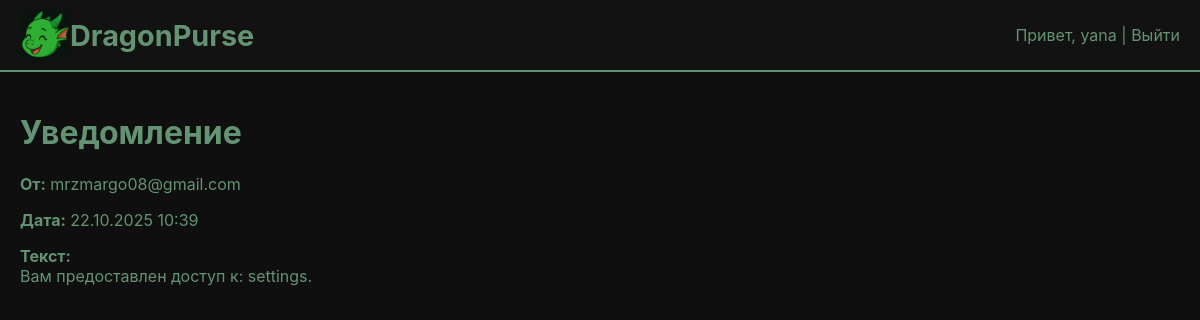
Screenshot of /notifications/2/ (signed in) with the database file from the repository.
### accounts/models.py (models this page shows, shortened)
class Notification(models.Model):
    user = models.ForeignKey(User, on_delete=models.CASCADE)
    message = models.TextField()
    created_at = models.DateTimeField(auto_now_add=True)
    is_read = models.BooleanField(default=False)

### accounts/views.py (the view)
# urls.py: path('notifications/<int:pk>/', notification_detail, name='notification_detail'),
@login_required
def notification_detail(request, pk):
    notification = get_object_or_404(Notification, pk=pk)
    return render(request, "accounts/notification_detail.html", {"notification": notification})

### accounts/templates/accounts/notification_detail.html (shortened to what this page needs)
{% extends "accounts/base.html" %}
{% block content %}
<h1>Уведомление</h1>
<p><strong>От:</strong> {{ notification.user.email }}</p>
<p><strong>Дата:</strong> {{ notification.created_at|date:"d.m.Y H:i" }}</p>
<p><strong>Текст:</strong><br>{{ notification.message }}</p>
{% endblock %}

### accounts/templates/accounts/base.html (shortened to what this page needs)
{% load static %}
<!DOCTYPE html>
<html lang="ru">
<head>
    <link rel="stylesheet" href="{% static 'accounts/css/main.css' %}">
</head>
<body>
    <header>
        <h1>
            <img src="{% static 'accounts/img/happy_dragon_head.png' %}" width="50" height="50" alt="Счастливый дракончик">
            <a href="{% url 'dashboard' %}">DragonPurse</a>
        </h1>
        <div>
            Привет, {{ user.username }} | <a href="{% url 'logout' %}">Выйти</a>
        </div>
    </header>
    <div class="container">
        {% block content %}{% endblock %}
    </div>
</body>
</html>

### accounts/static/accounts/css/main.css (style rules this page uses)
body { font-family: "Inter", sans-serif; background-color: #0f0f0f; color: #639372; margin: 0; padding: 0; }
a { color: #639372; text-decoration: none; }
h1, h2, h3 { color: #639372; }
.container { max-width: 1200px; margin: 0 auto; padding: 20px; }
header { background-color: #131212; border-bottom: 2px solid #639372; padding: 10px 20px; display: flex; align-items: center; justify-content: space-between; }
header h1 { margin: 0; font-size: 1.8em; display: flex; align-items: center; }

### rows the page displays
Notification: user.email "mrzmargo08@gmail.com", created_at "22.10.2025 10:39", message "Вам предоставлен доступ к: settings."

### other values shown
{{ user.username }} "yana"
